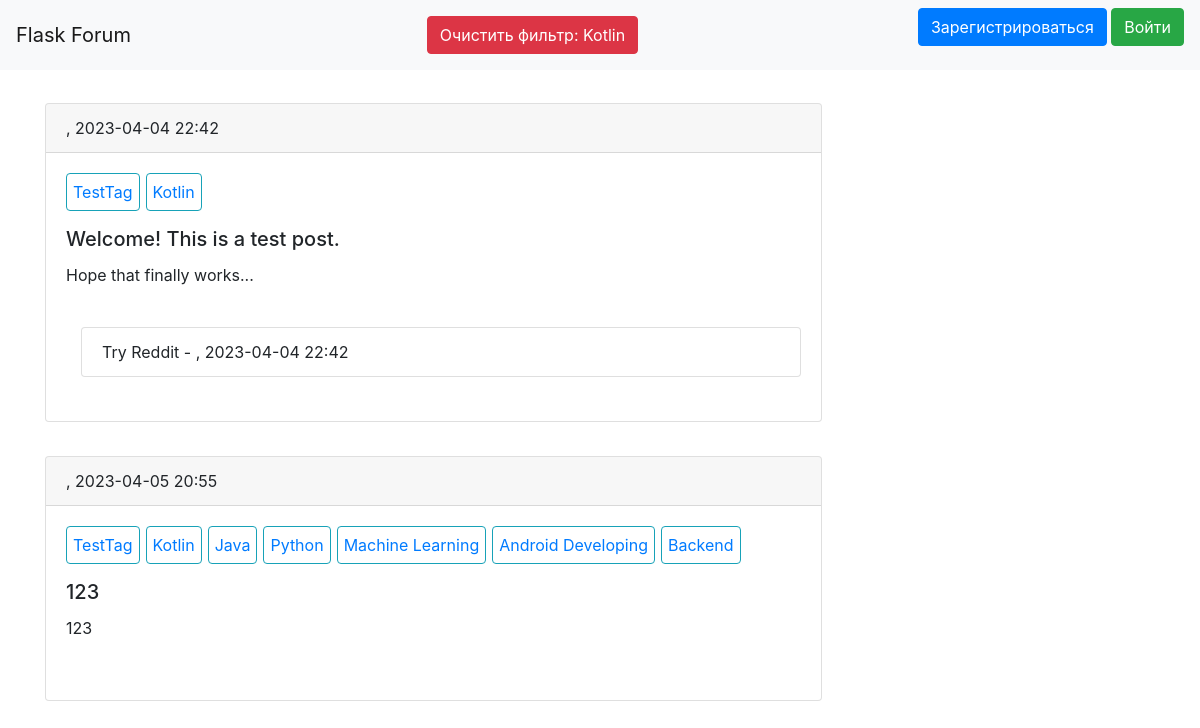
The page /2 on the database as committed earlier.
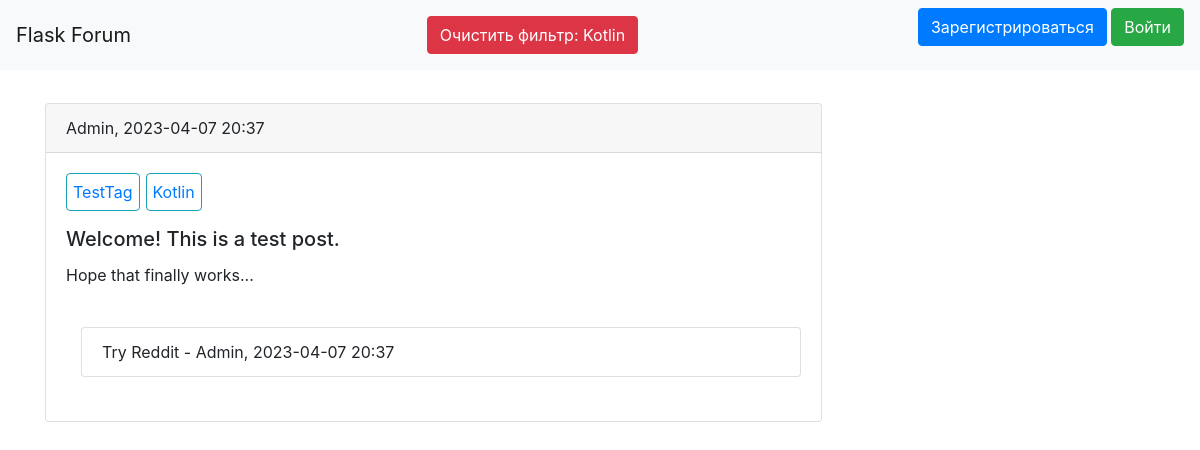
The same page on the database as committed later.
### data/post.py (models this page shows)
class Post(SqlAlchemyBase, SerializerMixin):
    __tablename__ = 'posts'
    id = sqlalchemy.Column(sqlalchemy.Integer, primary_key=True, autoincrement=True)
    title = sqlalchemy.Column(sqlalchemy.String, nullable=True)
    content = sqlalchemy.Column(sqlalchemy.String, nullable=True)
    created_date = sqlalchemy.Column(sqlalchemy.DateTime, default=datetime.datetime.now)
    completed = sqlalchemy.Column(sqlalchemy.Boolean, default=False)
    user_id = sqlalchemy.Column(sqlalchemy.Integer, sqlalchemy.ForeignKey("users.id"))
    rating = sqlalchemy.Column(sqlalchemy.Integer, default=0)
    done = sqlalchemy.Column(sqlalchemy.Boolean, default=False)
    user = orm.relationship('User')
    tags = orm.relationship('Tag', secondary='posts_with_tags', back_populates='posts')
    thread_messages = orm.relationship("ThreadMessage", back_populates='post')

### data/tag.py (models this page shows)
class Tag(SqlAlchemyBase, SerializerMixin):
    __tablename__ = 'tags'
    id = sqlalchemy.Column(sqlalchemy.Integer, primary_key=True, autoincrement=True)
    name = sqlalchemy.Column(sqlalchemy.String, nullable=True, unique=True)
    posts = orm.relationship("Post", secondary='posts_with_tags', back_populates='tags')

### data/thread_message.py (models this page shows)
class ThreadMessage(SqlAlchemyBase, UserMixin, SerializerMixin):
    __tablename__ = 'thread_messages'
    id = sqlalchemy.Column(sqlalchemy.Integer, primary_key=True, autoincrement=True)
    content = sqlalchemy.Column(sqlalchemy.String, nullable=True)
    created_date = sqlalchemy.Column(sqlalchemy.DateTime, default=datetime.datetime.now)
    user_id = sqlalchemy.Column(sqlalchemy.Integer, sqlalchemy.ForeignKey("users.id"))
    user = orm.relationship('User')
    post_id = sqlalchemy.Column(sqlalchemy.Integer, sqlalchemy.ForeignKey("posts.id"))
    post = orm.relationship('Post')

### data/user.py (models this page shows, shortened)
class User(SqlAlchemyBase, UserMixin, SerializerMixin):
    __tablename__ = 'users'
    id = sqlalchemy.Column(sqlalchemy.Integer, primary_key=True, autoincrement=True)
    name = sqlalchemy.Column(sqlalchemy.String, nullable=True)
    about = sqlalchemy.Column(sqlalchemy.String, nullable=True)
    email = sqlalchemy.Column(sqlalchemy.String, index=True, unique=True, nullable=True)
    hashed_password = sqlalchemy.Column(sqlalchemy.String, nullable=True)
    created_date = sqlalchemy.Column(sqlalchemy.DateTime, default=datetime.datetime.now)
    posts = orm.relationship("Post", back_populates='user')
    thread_messages = orm.relationship("ThreadMessage", back_populates='user')
    avatar = sqlalchemy.Column(sqlalchemy.String, nullable=True)

### main.py (the view)
@app.route("/<int:tag_id>")
def index_with_tag(tag_id):
    session = db_session.create_session()
    tag = session.query(Tag).filter(Tag.id == tag_id).first()
    posts = [x for x in session.query(Post).order_by(Post.done, desc(Post.rating), desc(Post.created_date)) if
             tag in x.tags]
    return render_template("index.html", posts=posts, tag=tag)

### data/db_session.py (called while the page is built)
def create_session() -> Session:
    global __factory, session
    if not session:
        session = __factory(expire_on_commit=False) if callable(__factory) else None
    return session

### templates/index.html (shortened to what this page needs)
{% extends "base.html" %}
{% block content %}
<div>
    {% for item in posts %}
    <div style="margin-top: 3%;">
        <div class="card {% if item.done %}alert-success {% endif %}" style="width: 70%;">
            <div class="card-header">
                {{item.user.name}}, {{item.created_date.strftime('%Y-%m-%d %H:%M')}}
            </div>
            <div class="card-body">
                <ul class="list-group list-group-horizontal">
                    {% for tag in item.tags %}
                    <li class="card text-white border-info mb-3 text-primary"
                        style="margin-right: 6px; padding: 6px;">
                        <a href="/{{ tag.id }}">{{tag.name}}</a>
                    </li>
                    {% endfor %}
                </ul>
                <h5 class="card-title">{{item.title}}</h5>
                <p class="card-text">{{item.content}}</p>
                {% if item.thread_messages %}
                <br>
                {% endif %}
                <ul class="list-group" style="margin-left: 15px;">
                    {% for message in item.thread_messages %}
                    <li class="list-group-item">
                        {{message.content}} - {{message.user.name}}, {{message.created_date.strftime('%Y-%m-%d %H:%M')}}
                    </li>
                    {% endfor %}
                </ul>
                <br>
            </div>
        </div>
    </div>
</div>
{% endfor %}
{% endblock %}

### templates/base.html (shortened to what this page needs)
<!doctype html>
<html lang="en">
<head>
    <link rel="stylesheet"
          href="https://stackpath.bootstrapcdn.com/bootstrap/4.4.1/css/bootstrap.min.css"
>
</head>
<body>
<header>
    <nav class="navbar navbar-light bg-light">
        <a class="navbar-brand" href="#">Flask Forum</a>
        {% if tag %}
        <a class="btn btn-danger" href="/"> Очистить фильтр: {{tag.name}}
        </a>
        {% endif %}
        {% if current_user.is_authenticated %}
        <a class="navbar-brand" href="/logout">Выйти</a>
        {% else %}
        <p>
            <a class="btn btn-primary" href="/register">Зарегистрироваться</a>
            <a class="btn btn-success" href="/login">Войти</a>
        </p>
        {% endif %}
    </nav>
</header>
<main role="main" class="container">
    {% block content %}{% endblock %}
</main>
</body>
</html>

Rows that differ between the two databases and show on the page:
removed Post: created_date "2023-04-04 22:42", title "Welcome! This is a test post.", content "Hope that finally works...", Tag (name "TestTag"), Tag (name "Kotlin"), ThreadMessage (content "Try Reddit", created_date "2023-04-04 22:42")
removed Post: created_date "2023-04-05 20:55", title "123", content "123", Tag (name "TestTag"), Tag (name "Kotlin")
no longer on this page (row unchanged): Tag: name "Java", shown under "2023-04-05 20:55"
no longer on this page (row unchanged): Tag: name "Python", shown under "2023-04-05 20:55"
no longer on this page (row unchanged): Tag: name "Machine Learning", shown under "2023-04-05 20:55"
no longer on this page (row unchanged): Tag: name "Android Developing", shown under "2023-04-05 20:55"
no longer on this page (row unchanged): Tag: name "Backend", shown under "2023-04-05 20:55"
added Post: user.name "Admin", created_date "2023-04-07 20:37", title "Welcome! This is a test post.", content "Hope that finally works...", Tag (name "TestTag"), Tag (name "Kotlin"), ThreadMessage (content "Try Reddit", user.name "Admin", created_date "2023-04-07 20:37")
